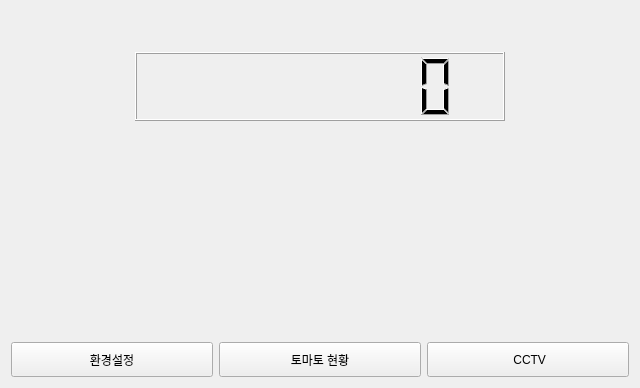
<?xml version="1.0" encoding="UTF-8"?>
<ui version="4.0">
 <class>Tab1_button</class>
 <widget class="QWidget" name="Tab1_button">
  <property name="geometry">
   <rect>
    <x>0</x>
    <y>0</y>
    <width>640</width>
    <height>388</height>
   </rect>
  </property>
  <property name="windowTitle">
   <string>Form</string>
  </property>
  <layout class="QVBoxLayout" name="verticalLayout" stretch="1,2,6,1">
   <item>
    <widget class="QLabel" name="pDate">
     <property name="font">
      <font>
       <pointsize>20</pointsize>
       <weight>75</weight>
       <bold>true</bold>
      </font>
     </property>
     <property name="text">
      <string/>
     </property>
     <property name="alignment">
      <set>Qt::AlignCenter</set>
     </property>
    </widget>
   </item>
   <item>
    <layout class="QHBoxLayout" name="horizontalLayout_2" stretch="2,6,2">
     <item>
      <spacer name="horizontalSpacer">
       <property name="orientation">
        <enum>Qt::Horizontal</enum>
       </property>
       <property name="sizeHint" stdset="0">
        <size>
         <width>10</width>
         <height>20</height>
        </size>
       </property>
      </spacer>
     </item>
     <item>
      <widget class="QLCDNumber" name="pTime">
       <property name="digitCount">
        <number>8</number>
       </property>
       <property name="segmentStyle">
        <enum>QLCDNumber::Filled</enum>
       </property>
      </widget>
     </item>
     <item>
      <spacer name="horizontalSpacer_2">
       <property name="orientation">
        <enum>Qt::Horizontal</enum>
       </property>
       <property name="sizeHint" stdset="0">
        <size>
         <width>10</width>
         <height>20</height>
        </size>
       </property>
      </spacer>
     </item>
    </layout>
   </item>
   <item>
    <layout class="QHBoxLayout" name="horizontalLayout_3">
     <item>
      <widget class="QLabel" name="label">
       <property name="sizePolicy">
        <sizepolicy hsizetype="Minimum" vsizetype="Minimum">
         <horstretch>0</horstretch>
         <verstretch>0</verstretch>
        </sizepolicy>
       </property>
       <property name="maximumSize">
        <size>
         <width>300</width>
         <height>300</height>
        </size>
       </property>
       <property name="text">
        <string/>
       </property>
       <property name="pixmap">
        <pixmap resource="icons.qrc">:/icons/icons/tomato.png</pixmap>
       </property>
       <property name="scaledContents">
        <bool>true</bool>
       </property>
       <property name="alignment">
        <set>Qt::AlignCenter</set>
       </property>
      </widget>
     </item>
    </layout>
   </item>
   <item>
    <layout class="QHBoxLayout" name="horizontalLayout">
     <item>
      <widget class="QPushButton" name="pPBset">
       <property name="sizePolicy">
        <sizepolicy hsizetype="Minimum" vsizetype="Minimum">
         <horstretch>0</horstretch>
         <verstretch>0</verstretch>
        </sizepolicy>
       </property>
       <property name="minimumSize">
        <size>
         <width>20</width>
         <height>0</height>
        </size>
       </property>
       <property name="text">
        <string>환경설정</string>
       </property>
      </widget>
     </item>
     <item>
      <widget class="QPushButton" name="pPBtomato">
       <property name="sizePolicy">
        <sizepolicy hsizetype="Minimum" vsizetype="Minimum">
         <horstretch>0</horstretch>
         <verstretch>0</verstretch>
        </sizepolicy>
       </property>
       <property name="minimumSize">
        <size>
         <width>20</width>
         <height>0</height>
        </size>
       </property>
       <property name="text">
        <string>토마토 현황</string>
       </property>
      </widget>
     </item>
     <item>
      <widget class="QPushButton" name="pPBcctv">
       <property name="sizePolicy">
        <sizepolicy hsizetype="Minimum" vsizetype="Minimum">
         <horstretch>0</horstretch>
         <verstretch>0</verstretch>
        </sizepolicy>
       </property>
       <property name="minimumSize">
        <size>
         <width>20</width>
         <height>0</height>
        </size>
       </property>
       <property name="text">
        <string> CCTV</string>
       </property>
      </widget>
     </item>
    </layout>
   </item>
  </layout>
 </widget>
 <resources>
  <include location="icons.qrc"/>
 </resources>
 <connections/>
</ui>
